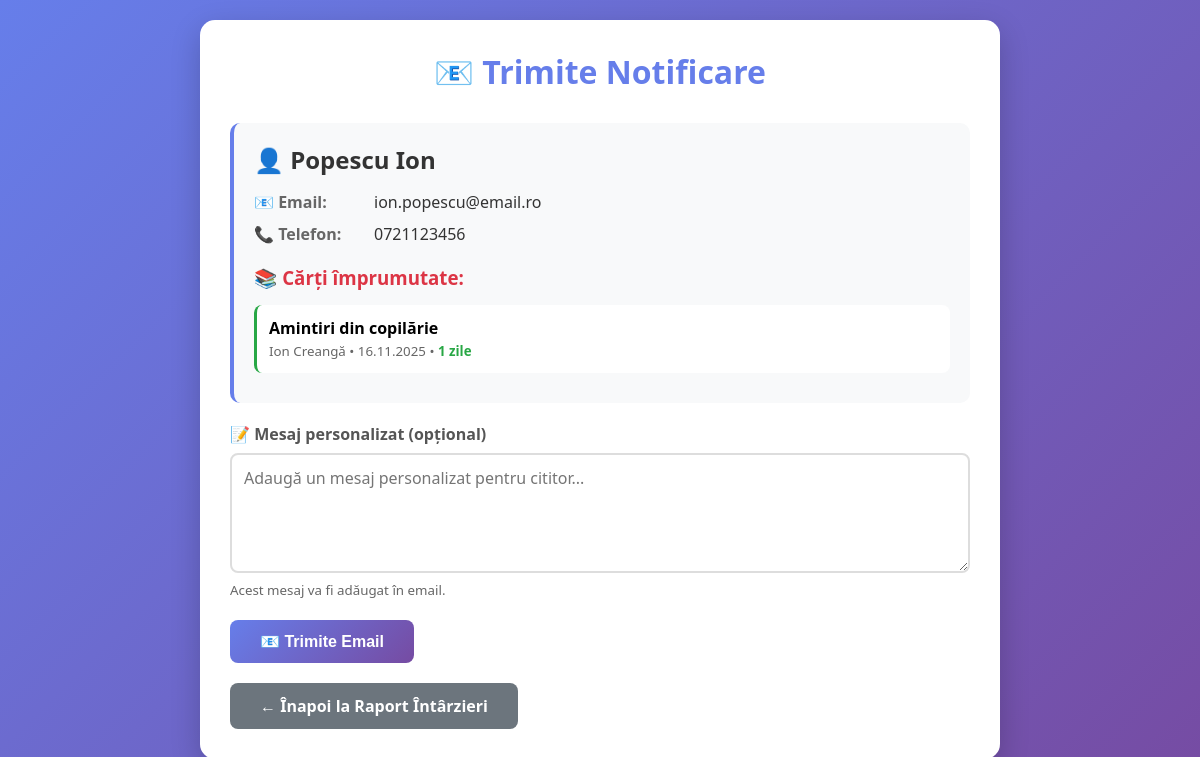
Page /trimite_notificare.php?cod_cititor=USER001 on the committed database.
### tables this page shows
CREATE TABLE IF NOT EXISTS cititori (
    id INT AUTO_INCREMENT PRIMARY KEY,
    cod_bare VARCHAR(50) UNIQUE NOT NULL,
    nume VARCHAR(100) NOT NULL,
    prenume VARCHAR(100) NOT NULL,
    telefon VARCHAR(20),
    email VARCHAR(100),
    data_inregistrare TIMESTAMP DEFAULT CURRENT_TIMESTAMP,
    INDEX idx_cod_bare (cod_bare)
);

CREATE TABLE IF NOT EXISTS imprumuturi (
    id INT AUTO_INCREMENT PRIMARY KEY,
    cod_cititor VARCHAR(50) NOT NULL,
    cod_carte VARCHAR(50) NOT NULL,
    data_imprumut TIMESTAMP DEFAULT CURRENT_TIMESTAMP,
    data_returnare TIMESTAMP NULL,
    status ENUM('activ', 'returnat') DEFAULT 'activ',
    FOREIGN KEY (cod_cititor) REFERENCES cititori(cod_bare),
    FOREIGN KEY (cod_carte) REFERENCES carti(cod_bare),
    INDEX idx_status (status),
    INDEX idx_cititor (cod_cititor)
);

CREATE TABLE IF NOT EXISTS carti (
    id INT AUTO_INCREMENT PRIMARY KEY,
    cod_bare VARCHAR(50) UNIQUE NOT NULL,
    titlu VARCHAR(255) NOT NULL,
    autor VARCHAR(255),
    isbn VARCHAR(20),
    cota VARCHAR(50),
    raft VARCHAR(10),
    nivel VARCHAR(10),
    pozitie VARCHAR(10),
    locatie_completa VARCHAR(100) GENERATED ALWAYS AS (CONCAT('Raft ', raft, ' - Nivel ', nivel, ' - Poziția ', pozitie)) STORED,
    sectiune VARCHAR(50),
    observatii_locatie TEXT,
    data_adaugare TIMESTAMP DEFAULT CURRENT_TIMESTAMP,
    INDEX idx_cod_bare (cod_bare),
    INDEX idx_locatie (raft, nivel, pozitie),
    INDEX idx_cota (cota)
);

### trimite_notificare.php (the view, shortened to what this page needs)
<?php
require_once 'config.php';
$cod_cititor = $_GET['cod_cititor'] ?? '';
$tip = $_GET['tip'] ?? 'email';
$stmt = $pdo->prepare("
    SELECT
        cit.*,
        GROUP_CONCAT(
            CONCAT(c.titlu, ' (', DATEDIFF(NOW(), i.data_imprumut), ' zile)')
            SEPARATOR ', '
        ) as carti_lista
    FROM cititori cit
    LEFT JOIN imprumuturi i ON cit.cod_bare = i.cod_cititor AND i.status = 'activ'
    LEFT JOIN carti c ON i.cod_carte = c.cod_bare
    WHERE cit.cod_bare = ?
    GROUP BY cit.cod_bare
");
$stmt->execute([$cod_cititor]);
$cititor = $stmt->fetch(PDO::FETCH_ASSOC);
$stmt = $pdo->prepare("
    SELECT
        c.titlu,
        c.autor,
        i.data_imprumut,
        DATEDIFF(NOW(), i.data_imprumut) as zile_imprumut
    FROM imprumuturi i
    JOIN carti c ON i.cod_carte = c.cod_bare
    WHERE i.cod_cititor = ? AND i.status = 'activ'
    ORDER BY i.data_imprumut ASC
");
$stmt->execute([$cod_cititor]);
$imprumuturi = $stmt->fetchAll(PDO::FETCH_ASSOC);
?>
<!DOCTYPE html>
<html lang="ro">
<head>
</head>
<body>
    <div class="container">
        <h1><?php echo $tip === 'email' ? '📧' : '📱'; ?> Trimite Notificare</h1>
        <div class="cititor-info">
            <h2>👤 <?php echo htmlspecialchars($cititor['nume'] . ' ' . $cititor['prenume']); ?></h2>
            <div class="info-row">
                <span class="info-label">📧 Email:</span>
                <span class="info-value"><?php echo htmlspecialchars($cititor['email'] ?: 'Lipsă'); ?></span>
            </div>
            <div class="info-row">
                <span class="info-label">📞 Telefon:</span>
                <span class="info-value"><?php echo htmlspecialchars($cititor['telefon'] ?: 'Lipsă'); ?></span>
            </div>
            <h3 style="margin-top: 20px; color: #dc3545;">📚 Cărți împrumutate:</h3>
            <?php if (count($imprumuturi) > 0): ?>
                <ul class="carti-list">
                    <?php foreach ($imprumuturi as $imp): ?>
                        <li class="carte-item <?php echo $imp['zile_imprumut'] <= 14 ? 'ok' : ''; ?>">
                            <strong><?php echo htmlspecialchars($imp['titlu']); ?></strong><br>
                            <small style="color: #666;">
                                <?php echo htmlspecialchars($imp['autor']); ?> •
                                <?php echo date('d.m.Y', strtotime($imp['data_imprumut'])); ?> •
                                <strong style="color: <?php echo $imp['zile_imprumut'] > 14 ? '#dc3545' : '#28a745'; ?>">
                                    <?php echo $imp['zile_imprumut']; ?> zile
                                </strong>
                            </small>
                        </li>
                    <?php endforeach; ?>
                </ul>
            <?php else: ?>
                <p style="color: #28a745; margin-top: 10px;">✅ Nu are cărți împrumutate momentan.</p>
            <?php endif; ?>
        </div>
        <?php if (count($imprumuturi) > 0): ?>
            <form method="POST">
                <div class="form-group">
                    <label>📝 Mesaj personalizat (opțional)</label>
                    <textarea name="mesaj_personalizat" placeholder="Adaugă un mesaj personalizat pentru cititor..."></textarea>
                    <small style="color: #666;">Acest mesaj va fi adăugat în <?php echo $tip === 'email' ? 'email' : 'SMS'; ?>.</small>
                </div>
                <button type="submit" class="btn btn-primary">
                    <?php echo $tip === 'email' ? '📧 Trimite Email' : '📱 Trimite SMS'; ?>
                </button>
            </form>
        <?php endif; ?>
        <a href="raport_intarzieri.php" class="btn btn-back">← Înapoi la Raport Întârzieri</a>
    </div>
</body>
</html>

### trimite_notificare.php (style rules this page uses)
* { margin: 0; padding: 0; box-sizing: border-box; }
body { font-family: 'Segoe UI', Tahoma, Geneva, Verdana, sans-serif; background: linear-gradient(135deg, #667eea 0%, #764ba2 100%); min-height: 100vh; padding: 20px; }
.container { max-width: 800px; margin: 0 auto; background: white; border-radius: 15px; padding: 30px; box-shadow: 0 10px 30px rgba(0,0,0,0.2); }
h1 { color: #667eea; margin-bottom: 30px; text-align: center; }
.cititor-info { background: #f8f9fa; padding: 20px; border-radius: 10px; margin-bottom: 20px; border-left: 4px solid #667eea; }
.cititor-info h2 { color: #333; margin-bottom: 15px; }
.info-row { display: flex; margin-bottom: 10px; }
.info-label { font-weight: 600; color: #666; min-width: 120px; }
.info-value { color: #333; }
.carti-list { list-style: none; margin-top: 15px; }
.carte-item { background: white; padding: 12px; border-radius: 8px; margin-bottom: 10px; border-left: 3px solid #dc3545; }
.carte-item.ok { border-left-color: #28a745; }
.form-group { margin-bottom: 20px; }
label { display: block; margin-bottom: 8px; font-weight: 600; color: #555; }
textarea { width: 100%; padding: 12px; border: 2px solid #ddd; border-radius: 8px; font-size: 1em; font-family: inherit; min-height: 120px; }
.btn { padding: 12px 30px; border-radius: 8px; font-weight: 600; cursor: pointer; border: none; font-size: 1em; transition: all 0.3s; }
.btn-primary { background: linear-gradient(135deg, #667eea 0%, #764ba2 100%); color: white; }
.btn-back { background: #6c757d; color: white; text-decoration: none; display: inline-block; margin-top: 20px; }

### rows in the picture
cititori: nume+prenume "Popescu Ion", email "ion.popescu@email.ro", telefon "0721123456"
imprumuturi: carti.titlu "Amintiri din copilărie", carti.autor "Ion Creangă", data_imprumut "16.11.2025", zile_imprumut "1"
